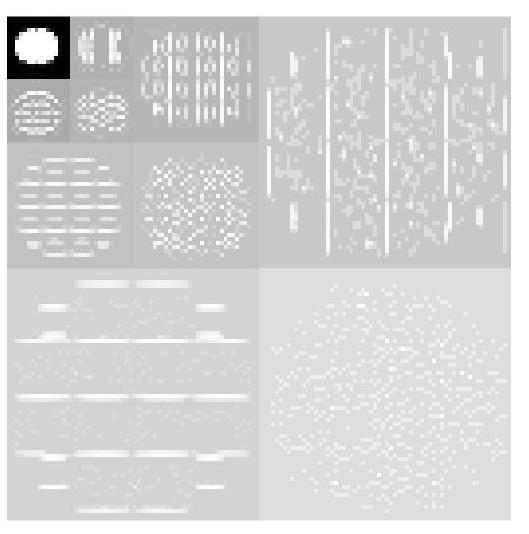
%> input picture digital image process/wavelet_pyramid/fwt.jpg, 529 x 534 px
$ octave --eval "result = fwt(imread('fwt.jpg'));"   (GNU Octave 9; MATLAB toolbox functions it lacks are replaced by stand-ins)
%> lines starting %> are read from the running program, lines starting %| are printed output that depends on the picture
### digital image process/wavelet_pyramid/im_crop.m
function im_ = im_crop(im, a)
y = a(1);
x = a(2);
h = a(3);
w = a(4);
im_ = zeros(h,w);
for i = 1:h
    for j = 1:w
        im_(i,j) = im(i+y,j+x);
    end
end

### digital image process/wavelet_pyramid/fwt.m
function [fwt1, img] = fwt(im)

h1 = [-0.0758, -0.0296, 0.4976, 0.8037, 0.2979, -0.0992, -0.0126, 0.0322];
h2 = [-0.0322, -0.0126, 0.0992, 0.2979, -0.8037, 0.4976, 0.0296, -0.0758];

im = mat2gray(im,[0 255]);

size_1 = size(im);
%> size_1 = [534 529 3]
h_1 = size_1(1);
%> h_1 = 534
w_1 = size_1(2);
%> w_1 = 529
im_11 = zeros(h_1, w_1+7);
im_12 = zeros(h_1, w_1+7);

for j = 1:w_1
    for i = 1:h_1
        c1 = im(i,j) *h1;
        d1 = im_11(i, j:j+7);
        d1 = d1+c1;
        im_11(i,j:j+7) = d1;

        c2 = im(i,j) *h2;
        d2 = im_12(i,j:j+7);
        d2 = d2+c2;
        im_12(i,j:j+7) = d2;
    end
end
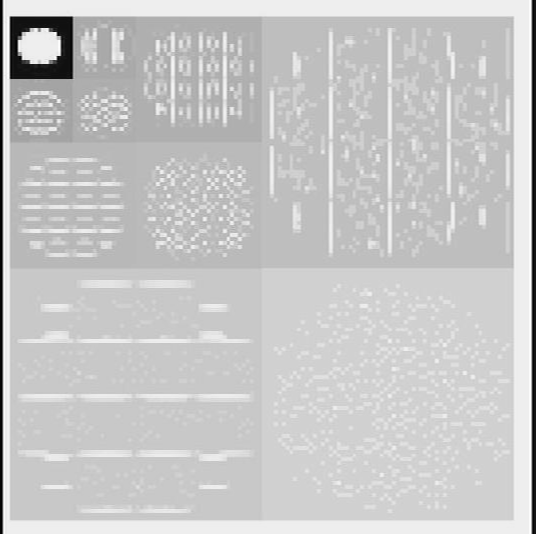
%> im_11: size 534x536 double; min -0.105, max 1.52, mean 1.17; drawn with min black and max white
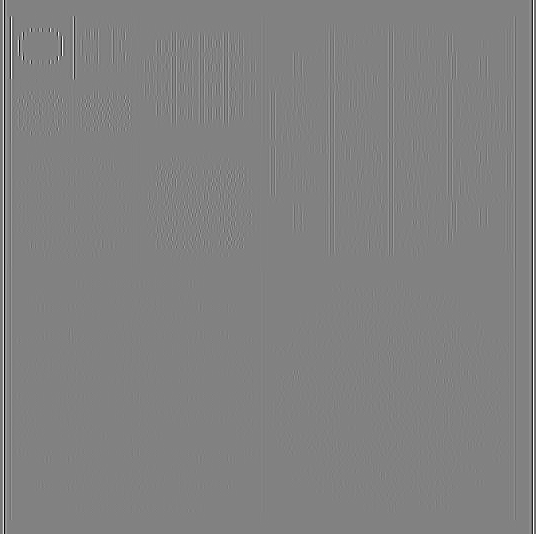
%> im_12: size 534x536 double; min -0.47, max 0.454, mean -1.51e-18; drawn with min black and max white
im_11 = imresize(im_11,[h_1,w_1+8]);
%> im_11: size 534x537 double
im_12 = imresize(im_12,[h_1,w_1+8]);
%> im_12: size 534x537 double
im_11 = im_crop(im_11, [0,4,h_1,w_1]);
im_12 = im_crop(im_12, [0,4,h_1,w_1]);

im_11 = downsample(im_11,2);
%> im_11: size 267x529 double
im_12 = downsample(im_12,2);
%> im_12: size 267x529 double

size_2 = size(im_11);
%> size_2 = [267 529]
h_2 = size_2(1);
%> h_2 = 267
w_2 = size_2(2);
%> w_2 = 529
im_21 = zeros(h_2+7, w_2);
im_22 = zeros(h_2+7, w_2);
im_23 = zeros(h_2+7, w_2);
im_24 = zeros(h_2+7, w_2);

for i = 1:w_2
    for j = 1:h_2
        c1 = im_11(j,i) *h1;
        d1 = im_21(j:j+7,i);
        d1 = d1+c1';
        im_21(j:j+7,i) = d1;

        c2 = im_11(j,i) *h2;
        d2 = im_22(j:j+7,i);
        d2 = d2+c2';
        im_22(j:j+7,i) = d2;
    end
end
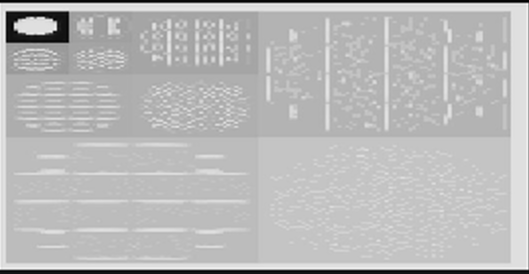
%> im_21: size 274x529 double; min -0.177, max 2.31, mean 1.63; drawn with min black and max white
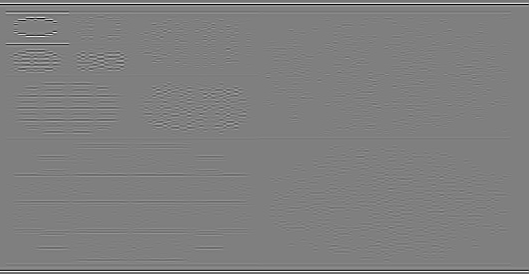
%> im_22: size 274x529 double; min -0.685, max 0.685, mean -1.13e-18; drawn with min black and max white

for i = 1:w_2
    for j = 1:h_2
        c1 = im_12(j,i) *h1;
        d1 = im_23(j:j+7,i);
        d1 = d1+c1';
        im_23(j:j+7,i) = d1;

        c2 = im_12(j,i) *h2;
        d2 = im_24(j:j+7,i);
        d2 = d2+c2';
        im_24(j:j+7,i) = d2;
    end
end

im_21 = imresize(im_21,[h_2+8,w_2]);
%> im_21: size 275x529 double
im_22 = imresize(im_22,[h_2+8,w_2]);
%> im_22: size 275x529 double
im_21 = im_crop(im_21, [4,0,h_2,w_2]);
im_22 = im_crop(im_22, [4,0,h_2,w_2]);
%> call 4 of im_crop, with a = [4 0 267 529]
%> after the loop in im_crop (call 4), `for i = 1:h`:
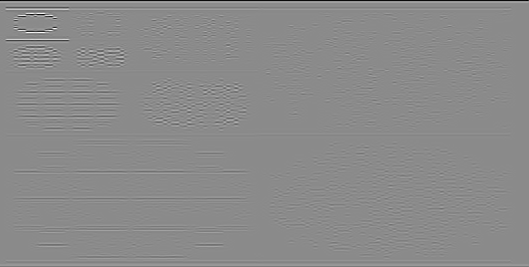
%> im_: size 267x529 double; min -0.68, max 0.568, mean -0.00165; drawn with min black and max white
im_23 = imresize(im_23,[h_2+8,w_2]);
%> im_23: size 275x529 double
im_24 = imresize(im_24,[h_2+8,w_2]);
%> im_24: size 275x529 double
im_23 = im_crop(im_23, [4,0,h_2,w_2]);
im_24 = im_crop(im_24, [4,0,h_2,w_2]);

im_21 = permute(downsample(permute(im_21,[2,1,3]),2),[2,1,3]);
%> im_21: size 267x265 double
im_22 = permute(downsample(permute(im_22,[2,1,3]),2),[2,1,3]);
%> im_22: size 267x265 double
im_23 = permute(downsample(permute(im_23,[2,1,3]),2),[2,1,3]);
%> im_23: size 267x265 double
im_24 = permute(downsample(permute(im_24,[2,1,3]),2),[2,1,3]);
%> im_24: size 267x265 double

% [9 lines of commented-out code are left out]

size_3 = size(im_22);
%> size_3 = [267 265]
h_3 = size_3(1);
%> h_3 = 267
w_3 = size_3(2);
%> w_3 = 265
%size(im_22)

fwt1 = zeros(h_3*2, w_3*2);
fwt1(1:h_3,1:w_3) = im_21;
fwt1(h_3+1:h_3*2,1:w_3) = im_22;
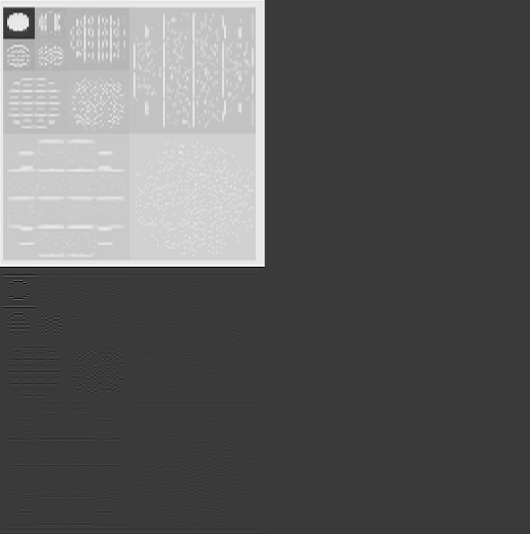
%> fwt1: size 534x530 double; min -0.669, max 2.26, mean 0.417; drawn with min black and max white
fwt1(1:h_3,1+w_3:w_3*2) = im_23;
fwt1(h_3+1:h_3*2,1+w_3:w_3*2) = im_24;

img = uint8(255*im_21);
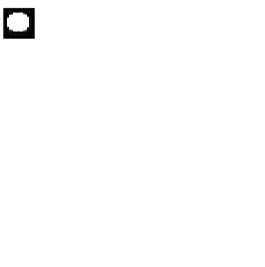
%> img: size 267x265 uint8; min 0, max 255, mean 252.9
